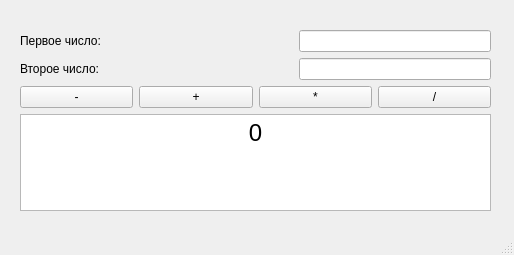
<?xml version="1.0" encoding="UTF-8"?>
<ui version="4.0">
 <class>MainWindow</class>
 <widget class="QMainWindow" name="MainWindow">
  <property name="geometry">
   <rect>
    <x>0</x>
    <y>0</y>
    <width>514</width>
    <height>255</height>
   </rect>
  </property>
  <property name="windowTitle">
   <string>MainWindow</string>
  </property>
  <widget class="QWidget" name="centralwidget">
   <widget class="QWidget" name="">
    <property name="geometry">
     <rect>
      <x>20</x>
      <y>30</y>
      <width>471</width>
      <height>181</height>
     </rect>
    </property>
    <layout class="QVBoxLayout" name="verticalLayout_2">
     <item>
      <layout class="QVBoxLayout" name="verticalLayout">
       <item>
        <layout class="QHBoxLayout" name="horizontalLayout">
         <item>
          <widget class="QLabel" name="label">
           <property name="text">
            <string>Первое число:</string>
           </property>
          </widget>
         </item>
         <item>
          <spacer name="horizontalSpacer">
           <property name="orientation">
            <enum>Qt::Orientation::Horizontal</enum>
           </property>
           <property name="sizeHint" stdset="0">
            <size>
             <width>40</width>
             <height>20</height>
            </size>
           </property>
          </spacer>
         </item>
         <item>
          <widget class="QLineEdit" name="lineEdit"/>
         </item>
        </layout>
       </item>
       <item>
        <layout class="QHBoxLayout" name="horizontalLayout_2">
         <item>
          <widget class="QLabel" name="label_2">
           <property name="text">
            <string>Второе число:</string>
           </property>
          </widget>
         </item>
         <item>
          <spacer name="horizontalSpacer_2">
           <property name="orientation">
            <enum>Qt::Orientation::Horizontal</enum>
           </property>
           <property name="sizeHint" stdset="0">
            <size>
             <width>40</width>
             <height>20</height>
            </size>
           </property>
          </spacer>
         </item>
         <item>
          <widget class="QLineEdit" name="lineEdit_2"/>
         </item>
        </layout>
       </item>
       <item>
        <layout class="QHBoxLayout" name="horizontalLayout_3">
         <item>
          <widget class="QPushButton" name="pushButton">
           <property name="text">
            <string>-</string>
           </property>
          </widget>
         </item>
         <item>
          <widget class="QPushButton" name="pushButton_2">
           <property name="text">
            <string>+</string>
           </property>
          </widget>
         </item>
         <item>
          <widget class="QPushButton" name="pushButton_3">
           <property name="text">
            <string>*</string>
           </property>
          </widget>
         </item>
         <item>
          <widget class="QPushButton" name="pushButton_4">
           <property name="text">
            <string>/</string>
           </property>
          </widget>
         </item>
        </layout>
       </item>
      </layout>
     </item>
     <item>
      <widget class="QTextBrowser" name="textBrowser">
       <property name="font">
        <font>
         <pointsize>9</pointsize>
        </font>
       </property>
       <property name="html">
        <string>&lt;!DOCTYPE HTML PUBLIC &quot;-//W3C//DTD HTML 4.0//EN&quot; &quot;http://www.w3.org/TR/REC-html40/strict.dtd&quot;&gt;
&lt;html&gt;&lt;head&gt;&lt;meta name=&quot;qrichtext&quot; content=&quot;1&quot; /&gt;&lt;meta charset=&quot;utf-8&quot; /&gt;&lt;style type=&quot;text/css&quot;&gt;
p, li { white-space: pre-wrap; }
hr { height: 1px; border-width: 0; }
li.unchecked::marker { content: &quot;\2610&quot;; }
li.checked::marker { content: &quot;\2612&quot;; }
&lt;/style&gt;&lt;/head&gt;&lt;body style=&quot; font-family:'Segoe UI'; font-size:9pt; font-weight:400; font-style:normal;&quot;&gt;
&lt;p align=&quot;center&quot; style=&quot; margin-top:0px; margin-bottom:0px; margin-left:0px; margin-right:0px; -qt-block-indent:0; text-indent:0px;&quot;&gt;&lt;span style=&quot; font-size:18pt;&quot;&gt;0&lt;/span&gt;&lt;/p&gt;&lt;/body&gt;&lt;/html&gt;</string>
       </property>
      </widget>
     </item>
    </layout>
   </widget>
  </widget>
  <widget class="QStatusBar" name="statusbar"/>
 </widget>
 <resources/>
 <connections/>
</ui>
